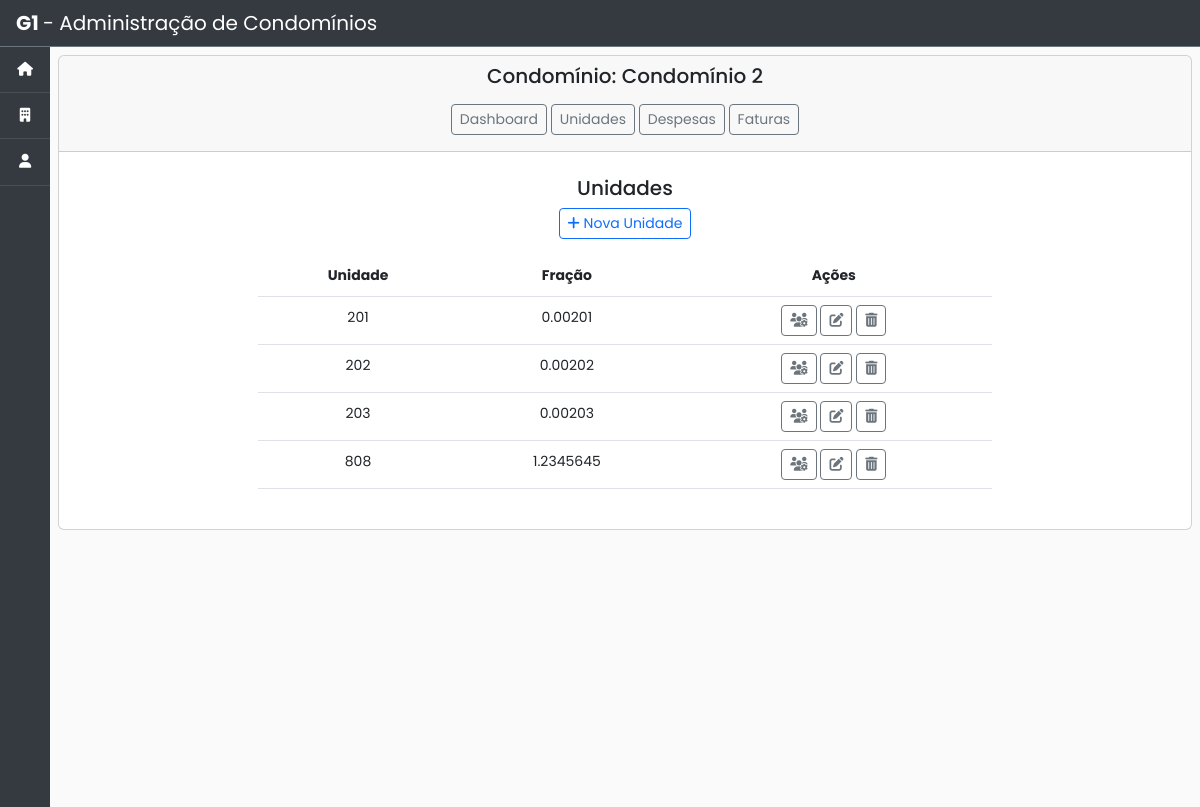
/condominios/unidade_list/2/, run on the app's committed database.
### condominio/models.py (models this page shows, shortened)
class Condominio(models.Model):
    nome = models.CharField(max_length=200)
    documento = models.CharField('CNPJ', max_length=20)
    cep = models.CharField('CEP', max_length=10)
    endereco = models.CharField('Endereço', max_length=50)
    numero = models.CharField('Número', max_length=10)
    bairro = models.CharField(max_length=50)
    cidade = models.CharField(max_length=50)
    estado = models.CharField(max_length=50)
    pais = models.CharField('País', max_length=50)
    area_comum = models.CharField('área comum', max_length=50, blank=True, null=True)  # noqa
    area_privativa = models.CharField('área privativa', max_length=50, blank=True, null=True)  # noqa
    area_total = models.CharField('área total', max_length=50, blank=True, null=True)  # noqa
    dia_vencimento_boleto = models.CharField('Dia de vencimento da fatura', max_length=2)  # noqa
    status = models.BooleanField(default=True, blank=True, null=True)
    data_inicio_contrato = models.DateTimeField(blank=True, null=True)
    data_fim_contrato = models.DateTimeField(blank=True, null=True)
    created_at = models.DateTimeField(auto_now_add=True)
    updated_at = models.DateTimeField(auto_now=True)

class Unidade(models.Model):
    nome = models.CharField(max_length=200)
    fracao = models.CharField('fração', max_length=20)
    condominio = models.ForeignKey(Condominio, on_delete=models.CASCADE, related_name='unidades')  # noqa

### condominio/views.py (the view)
# urls.py: path('unidade_list/<int:condominio_id>/', views.unidade_list, name='unidade_list'),  # noqa
def unidade_list(request, condominio_id):
    condominio = Condominio.objects.get(id=condominio_id)
    unidade = Unidade.objects.order_by("nome").filter(condominio_id=condominio_id)  # noqa
    return render(request, 'condominio/unidade_list.html', {'unidade': unidade, 'condominio': condominio})  # noqa

### condominio/templates/condominio/unidade_list.html (shortened to what this page needs)
{% extends 'base.html' %}
{% block content %}
  <div class="card">
    <div class="card-header text-center">
      <h5><span>Condomínio: {{ condominio.nome }} </span></h5>
      <div class="col-8 m-auto pt-2 pb-2 text-center">
        <a href="{% url 'condominio:gestao' condominio_id=condominio.id %}" class="btn btn-outline-secondary btn-sm">Dashboard</a>
        <a href="{% url 'condominio:unidade_list' condominio.id %}" class="btn btn-outline-secondary btn-sm">Unidades</a>
        <a href="" class="btn btn-outline-secondary btn-sm">Despesas</a>
        <a href="" class="btn btn-outline-secondary btn-sm">Faturas</a>
      </div>
    </div>
    <div class="card-body">
      <div class="col-8 m-auto pt-2 pb-2 text-center" >
        <h5>Unidades</h5>
        <a href="{% url 'condominio:unidade_create' condominio_id=condominio.id %}" class="btn btn-outline-primary btn-sm"> <span class="fas fa-plus"></span> Nova Unidade</a>
      </div>
      <div class="col-8 m-auto pt-2 pb-2 text-center">
        <table class="table">
          <thead class="thead-dark">
            <tr style="text-align: center">
              <th scope="col">Unidade</th>
              <th scope="col">Fração</th>
              <th scope="col">Ações</th>
            </tr>
          </thead>
          <tbody>
            {% for unidade in unidade %}
            <tr style="text-align: center">
              <td>{{unidade.nome}}</td>
              <td>{{unidade.fracao}}</td>
              <td>
                <a href=" {% url 'condominio:pessoa_unidade_list' unidade.id %}" class="btn btn-outline-secondary btn-sm" data-bs-toggle="tooltip" data-bs-placement="top" title="Vincular pessoa"><i class="fas fa-users-cog"></i></a>
                <a href=" {% url 'condominio:unidade_update' unidade.id %}" class="btn btn-outline-secondary btn-sm" data-bs-toggle="tooltip" data-bs-placement="top" title="Editar"><i class="fas fa-edit"></i></a>
                <a href=" {% url 'condominio:unidade_confirm_delete' unidade.id %}" class="btn btn-outline-secondary btn-sm" data-bs-toggle="tooltip" data-bs-placement="top" title="Remover"> <i class="fas fa-trash-alt"></i></a>
              </td>
            </tr>
            {% endfor %}
          </tbody>
        </table>
      </div>
    </div>
  </div>
{% endblock %}

### base_static/css/global-style.css (style rules this page uses)
:root { --blue: #007bff; --indigo: #6610f2; --purple: #6f42c1; --pink: #e83e8c; --red: #dc3545; --orange: #fd7e14; --yellow: #ffc107; --green: #28a745; --teal: #20c997; --cyan: #17a2b8; --white: #fff; --gray: #6c757d; --gray-dark: #343a40; --primary: #007bff; --secondary: #6c757d; --success: #28a745; --info: #17a2b8; --warning: #ffc107; --danger: #dc3545; --light: #f8f9fa; --dark: #343a40; }
html { position: relative; min-height: 100%; font-family: sans-serif; line-height: 1.15; -webkit-text-size-adjust: 100%; -webkit-tap-highlight-color: rgba(0, 0, 0, 0); }
body { margin: 0; font-family: "Poppins", Arial, sans-serif; font-size: 14px; line-height: 1.8; font-weight: normal; background: #fafafa; color: white; }

### data on the page
Condominio: nome "Condomínio 2"
Unidade: nome "201", fracao "0.00201"
Unidade: nome "202", fracao "0.00202"
Unidade: nome "203", fracao "0.00203"
Unidade: nome "808", fracao "1.2345645"
